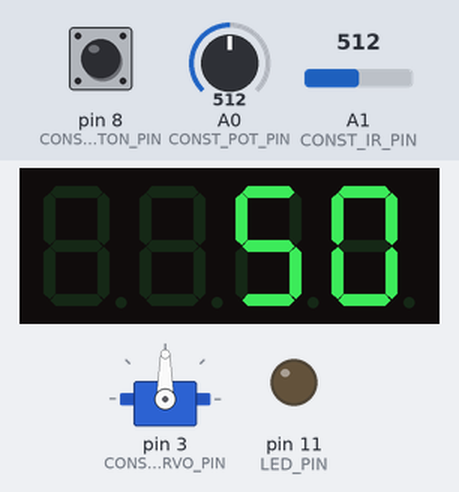
This sketch was run on a simulated Arduino Uno, built with avr-gcc and run on an emulated ATmega328P. Parts: servo, 4-digit seven-segment display, output pins drawn as LEDs (lit = HIGH). The test bench sets the inputs (shaded band); at power-on: pin 8 (CONST_BUTTON_PIN) LOW, A0 (CONST_POT_PIN) = 512, A1 (CONST_IR_PIN) = 512. What the sketch prints to the serial monitor is not drawn.

Above: at 1.2 s.
1.3 s: pin 8 (CONST_BUTTON_PIN) pulled HIGH for 1 s
At 2.3 s:
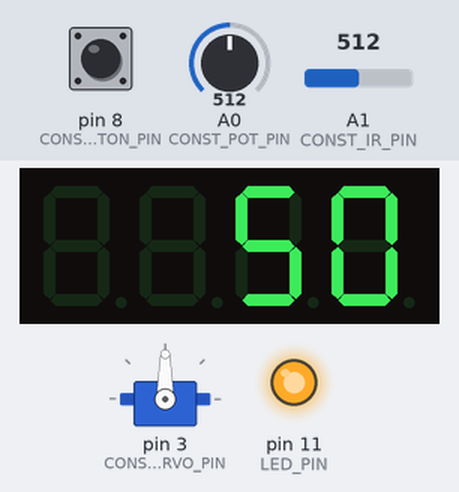
9.8 s: A0 (CONST_POT_PIN) set to 900
At 11.0 s:
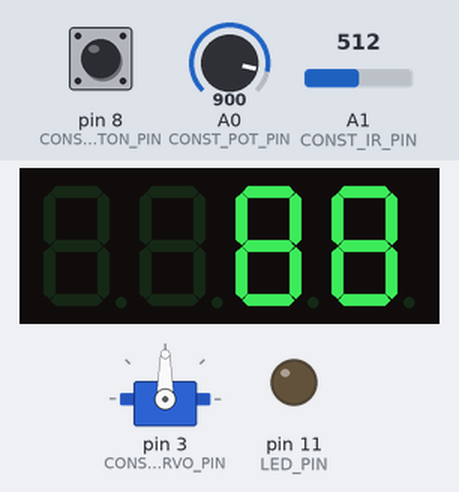
11.4 s: pin 8 (CONST_BUTTON_PIN) pulled HIGH for 1 s
At 12.3 s:
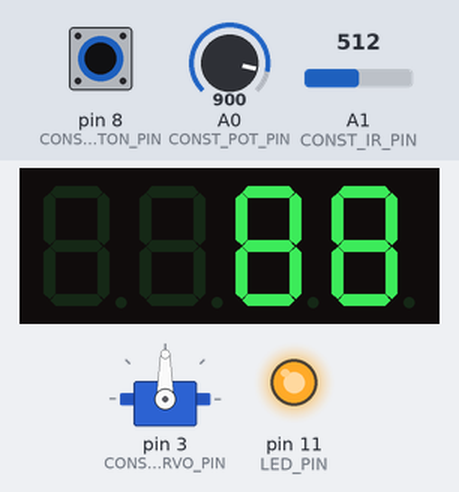
Timing chart, 0 to 26.1 s (numbered marks = the images above; inputs shaded):
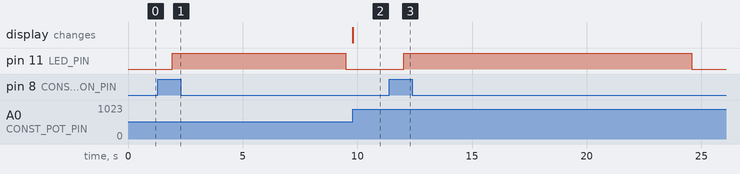

Measured:
- after the input at 1.3 s, pin 11 (LED_PIN): LOW → HIGH after 0.62 s, → LOW 7.6 s later
- after the input at 9.8 s, the display: changes at once (image 2)
- after the input at 11.4 s, pin 11 (LED_PIN): LOW → HIGH after 0.62 s, → LOW 12.6 s later

The sketch:

3D_scanner_v9_IR.ino
```cpp
// Программа для определния дистанции до объекта и передачи полученной информации
// по последовательному порту.

// Используемые библиотеки.
#include <Servo.h>
#include <avr/wdt.h>
#include <Button.h>
#include <MsTimer2.h>
#include <Led4Digits.h>
#include "GyverTM1637.h"

// Назначения выводов.
#define CONST_BUTTON_PIN  8
#define CONST_TRIG_PIN    12
#define CONST_ECHO_PIN    13
#define CONST_SERVO_PIN   3
#define LED_PIN           11
#define CONST_POT_PIN     A0
#define CONST_IR_PIN      A1
#define CLK 2
#define DIO 3
#define CONST_AtD 0.0048828125      // Шаг АЦП.

// Параметры
#define SET_MODE_TIME 300        // Вермя удержания кнопки для перехода на режим.
#define SLOW_TIME_FLASH_LED 200  // Вермя мигания светодиода в режиме по точкам.
//
Button button(CONST_BUTTON_PIN, 10);  // Создание объекта кнопки.
Servo rServo;                         // Создание объекта сервопривода.
GyverTM1637 disp(CLK, DIO);           // Создание объекта дисплея.

byte mode;                    // Режим.
const byte averageFactor = 5; // коэффициент сглаживания показаний.

unsigned int commonTimer;     // таймер для разных целей.
unsigned int serialCount;     // счетчик времени передачи отладочных данных через UART.
unsigned int ledFlashCount;   // счетчик мигания светодиода.

bool ledState;
bool flagButton;              // Признак нажтия кнопки.

float sonarVal, distance;     // переменные для значений УЗ дальномера и текущей дистанции.
float irValue, irDist;        // переменная для величины напряжения с IR дальномера и дистанции.

const float timeEcho = 29.2;  // коэффициент времени скорости звука.

unsigned long timeMl;         // переменная хранения знчения таймера в милисекундах.
unsigned long timeMc;         // переменная хранения значений таймера в микросекундах.

int timeOne = 50;             // время формирования отсчетов по дистанции.
int timeTwo = 100;            // время формирования отсчетов для высоты.
int potVal;                   // Значения потенциометра.
int dataheight = 1;           // переменная для определения высоты датчика.
int maxDataHeight = 20;       // переменная для определения максимальной высоты датчика.

unsigned int endCount = timeOne;       // параметр обнуления счетчика.
unsigned int count = 0;                // счетчик.
unsigned int count2 = 1;               // счетчик 2.

String strOutData, strOutData2, strDataHeight, strDataDist, strDataCount, strDataCount2;
String delimiter = " ";                // Разделитель.
String heightLayer = "{\"l\":";        // переменная для построения по слоям.
String distLayer = "\"d\":\"";         // переменная для построения по слоям.
String heightDot = "l";                // переменная для построения по точкам.
String distDot = "d";                  // переменная для построения по точкам.


void setup()
{
  Serial.begin(9600);

  pinMode(CONST_TRIG_PIN, OUTPUT);  // Устанавливаем TRIG вывод как выход.
  pinMode(CONST_ECHO_PIN, INPUT);   // Устанавливаем ECHO вывод как вход.
  pinMode(CONST_BUTTON_PIN, INPUT);   // Устанавливаем вывод кнопки как вход.
  pinMode(LED_PIN, OUTPUT);
  pinMode(CONST_POT_PIN, INPUT);
  pinMode(CONST_IR_PIN, INPUT);
  rServo.attach(CONST_SERVO_PIN);
  disp.clear();
  disp.brightness(7);  // яркость, 0 - 7 (минимум - максимум)

  MsTimer2::set(2, timerInterrupt); // период прерывания по таймеру 2 мс
  MsTimer2::start();                // разрешаем прерывание по таймеру
  wdt_enable(WDTO_15MS); // разрешаем сторожевой таймер, тайм-аутом 15 мс
  flagButton = false;
}

void loop()
{
  //Serial.println(flagButton);
  if ( mode == 0 )
  {
    // -- Исходное состояние.  -- //
    IRDist();

    // переход на режим передачи по точкам (коротокое нажатие кнопки)

    potVal = analogRead(CONST_POT_PIN);
    timeOne = map(potVal, 0, 1023, 1, 100);

    if (millis() - timeTwo > 100)
    {
      timeTwo = millis();
      disp.displayInt(timeOne);

    }
    if (button.flagPress == false && digitalRead(CONST_BUTTON_PIN)) flagButton = true;

    if ((flagButton == true) && (button.flagPress == true) && digitalRead(CONST_BUTTON_PIN))
    {
      // Переход на режим 1.
      commonTimer = 0;
      button.flagClick = false;
      mode = 1;

      Serial.println("b"); // Инициализация начала события.

    }

    // переход на режим передчи по слоям (длительное удержание кнопоки)
    // если кнопка не нажата, то обнуляем commonTimer
    // как только commonTimer насчитывает 1 сек, то переходим на режим 2
    if (button.flagPress == true) commonTimer = 0;
    if (commonTimer > SET_MODE_TIME)
    {
      // Переход на режим 2
      commonTimer = 0;
      button.flagClick = false;
      mode = 2;
      Serial.println("b"); // Инициализация начала события.
    }
  }

  else if ( mode == 1 ) {
    // -- РЕЖИМ 1: ПО ТОЧКАМ  -- //


    // -- Режим передачи информции по точкам.  -- //
    // светодиод мигает 1 раз в сек
    if ( ledFlashCount > SLOW_TIME_FLASH_LED )
    {
      ledFlashCount = 0;
      digitalWrite(LED_PIN, !digitalRead(LED_PIN));  // инверсия светодиода
    }

    ledState = ! ledState;               // инверсия состояния светодиода

    // Условие считывания значений по дистнции.

    if (ledState == true && count2 < maxDataHeight)
    {
      count++;
      //      Sonar();                            // Запуск и считывание значений с дальномера.
      IRDist();                           // Запуск и считывание значений с ультразвуковг

      //  Формирование массива значений по дистанции.

      strDataDist = String(distance);
      strDataDist.replace('.', ',');
      // Формирование строки для высоты.
      if (count2 < maxDataHeight && count ==  1)
      {
        strDataCount2 = String(count2);
        strDataHeight = strDataCount2;
        Serial.println(heightDot + strDataHeight + "r");
      }

      Serial.println(distDot + strDataDist + "c");
      strDataCount = String(count);
    }

    //// Обнуление счетчика и индикация.
    if (count > timeOne - 1)
    {
      count = 0;
      count2++;
    }

    // Формирование строки окончания передачи данных.
    if (count2 >= maxDataHeight && ledState == true)
    {
      count2 = 0;
      ledState = !ledState;

      // переход на режим 0 (Исходное состояние)
      commonTimer = 0;
      strDataDist = "";
      button.flagClick = false;
      flagButton = false;
      mode = 0;
      if (digitalRead(LED_PIN) == HIGH)  digitalWrite(LED_PIN, LOW);
      timeTwo = millis();

      Serial.println("e");
    }
  }

  // -- РЕЖИМ 2: ПО СЛОЯМ  -- //

  else if ( mode == 2 ) {
    // -- Режим передачи информции по слоям.  -- \\

    if ( ledFlashCount >= 0 ) {
      ledFlashCount = 0;
      digitalWrite(LED_PIN, HIGH);
    }

    // Условие формирование значений по слоям.

    ledState = ! ledState;               // инверсия состояния светодиода

    if (ledState == true && count2 < maxDataHeight)
    {
      count++;
      //      Sonar();                            // Запуск и считывание знчений с дальномера.
      IRDist();                           // Запуск и считывание значений с ультразвуковг
      //Формирование массива значений по дистанции.

      strDataDist += String(distance);
      if (count < endCount) strDataDist += ";";
      strDataDist.replace('.', ',');


      //// Обнуление счетчика и индикация.
      if (count > timeOne - 1)
      {
        count = 0;
        count2++;
        strDataCount2 = String(count2);
        strDataHeight = strDataCount2;
        strOutData = "f" + heightLayer + strDataHeight + "," + distLayer + strDataDist + "\"}" + "r";
        delay(100);

        Serial.println(strOutData);


        //         Serial.println("c1: " + strDataCount + " c2: " + strDataCount2 + " l: " + strDataDist);

        //        Serial.println("[" + strOutData + "]");
        strDataDist = "";

        if (count2 >= maxDataHeight && ledState == true)
        {
          count2 = 0;
          ledState = ! ledState;
          //          Serial.println("[" + strOutData2 + "]");
          // переход на режим 0 (Исходное состояние)
          strDataDist = "";
          commonTimer = 0;
          button.flagClick = false;
          flagButton = false;
          mode = 0;
          timeTwo = millis();

          Serial.println("e");
          if (digitalRead(LED_PIN) == HIGH)  digitalWrite(LED_PIN, LOW);
        }
      }
    }
  }

  else mode = 0;

  ////   Передача отладочных данных через UART
  ////   каждые 500 мс
  //
  //  if ( serialCount >= 250 && mode == 0)
  //  {
  //    // Режим
  //    Serial.print("Mode= "); Serial.print(mode); Serial.print(" Timer= "); Serial.print(commonTimer);
  //      // Значение дистанции.
  //    Serial.print(" irDist= "); Serial.print(irDist);
  //
  //    if (digitalRead(LED_PIN)) Serial.println(" LED: ON");
  //    else  Serial.println(" LED:OFF");
  //
  //    // Состояние кнопок.
  //    if ( button.flagPress == false ) Serial.print(" Btn -_- ");
  //    else Serial.print(" Btn _-_ ");
  //  }

}


//void Sonar()            // Формирование данных для ультразвукового дальномера.
//{
//  digitalWrite(CONST_TRIG_PIN, LOW);      // Устанавливаем вывод передатчика в 0 для контроля точности.
//  digitalWrite(13, LOW);
//  delayMicroseconds(2);                   // Ждем 2 микросекунды, для исключения помех.
//  digitalWrite(CONST_TRIG_PIN, HIGH);     // Устанавливаем вывод в 1 и ждём 10 мкс.
//  digitalWrite(13, HIGH);
//  delayMicroseconds(10);
//  digitalWrite(CONST_TRIG_PIN, LOW);      // Устанавливаем вывод передатчика в 0.
//  digitalWrite(13, LOW);
//
//  //  if (averageFactor > 0) // Усреднение показаний.
//  //  {
//  //  sonarVal = pulseIn(CONST_ECHO_PIN, HIGH);
//  //  int oldSonarVal = sonarVal;
//  //  sonarVal = (oldSonarVal *(averageFactor -1) + sonarVal) / averageFactor;
//  //  // Новое среднее = старое среднее * уменьшенный на 1 коэффициент + текущее значение / коэффициент.
//  //  }
//  //  // Если появляется отицательное значнеие - это шум.
//  //  // Не учитывать при построении.
//
//  sonarVal = pulseIn(CONST_ECHO_PIN, HIGH); // Рассчитывм расстояние. pulseIn - функция определения
//  //  длительности импульсов в мкс.
//  distance = sonarVal / (timeEcho * 2);     // Учёт преодоления дистанции до объекта и обратно.
//
//  // Формирование массива значений относительно времени измерений.
//}

void IRDist()         // Формирование данных для инфракрасного дальномера.
{
  irValue = analogRead(CONST_IR_PIN) * CONST_AtD;    //
  distance = 65 * pow(irValue, -1.10);
}

void ServoMotion()
{
  rServo.write(0);    // Для сервопривода 360град, - полный ход в одном направлении.
  // rServo.write(180);  // Для сервопривода 360град, - полный ход в обратном направлении.
}

void ServoStop()
{
  rServo.write(90);   // Для сервопривода 360град, - остановка сервопривода.
}

void  timerInterrupt()
{
  wdt_reset();  // сброс сторожевого таймера
  button.filterAvarage();  // вызов метода фильтрации сигнала кнопки
  commonTimer++;  // таймер
  serialCount++;  // счетчик времени передачи отладочных данных через UART
  ledFlashCount++; // счетчик мигания светодиода
}
```
